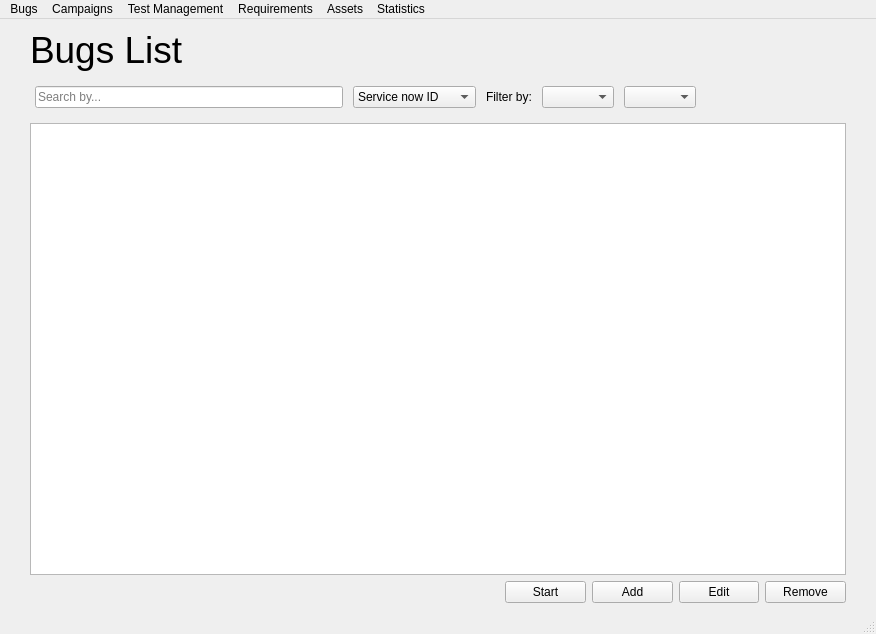
<?xml version="1.0" encoding="UTF-8"?>
<ui version="4.0">
 <class>main_window</class>
 <widget class="QMainWindow" name="main_window">
  <property name="geometry">
   <rect>
    <x>0</x>
    <y>0</y>
    <width>876</width>
    <height>634</height>
   </rect>
  </property>
  <property name="windowTitle">
   <string>UAT Tool</string>
  </property>
  <widget class="QWidget" name="central_main">
   <layout class="QVBoxLayout" name="verticalLayout">
    <property name="leftMargin">
     <number>30</number>
    </property>
    <property name="topMargin">
     <number>10</number>
    </property>
    <property name="rightMargin">
     <number>30</number>
    </property>
    <item>
     <widget class="QStackedWidget" name="stacked_widget">
      <property name="currentIndex">
       <number>0</number>
      </property>
      <widget class="QWidget" name="pg_bugs">
       <layout class="QVBoxLayout" name="verticalLayout_2">
        <property name="spacing">
         <number>15</number>
        </property>
        <property name="leftMargin">
         <number>0</number>
        </property>
        <property name="topMargin">
         <number>0</number>
        </property>
        <property name="rightMargin">
         <number>0</number>
        </property>
        <property name="bottomMargin">
         <number>0</number>
        </property>
        <item>
         <widget class="QLabel" name="lbl_bugs">
          <property name="font">
           <font>
            <pointsize>28</pointsize>
           </font>
          </property>
          <property name="text">
           <string>Bugs List</string>
          </property>
         </widget>
        </item>
        <item>
         <layout class="QHBoxLayout" name="hlayout_filter_bugs" stretch="25,10,2,0,0">
          <property name="spacing">
           <number>10</number>
          </property>
          <property name="leftMargin">
           <number>5</number>
          </property>
          <property name="rightMargin">
           <number>150</number>
          </property>
          <item>
           <widget class="QLineEdit" name="le_search_bug">
            <property name="placeholderText">
             <string>Search by...</string>
            </property>
           </widget>
          </item>
          <item>
           <widget class="QComboBox" name="cb_search_bug">
            <item>
             <property name="text">
              <string>Service now ID</string>
             </property>
            </item>
            <item>
             <property name="text">
              <string>Short description</string>
             </property>
            </item>
           </widget>
          </item>
          <item>
           <widget class="QLabel" name="lbl_filterby_status">
            <property name="text">
             <string>Filter by:</string>
            </property>
           </widget>
          </item>
          <item>
           <widget class="QComboBox" name="cb_filter_status">
            <property name="placeholderText">
             <string>Status</string>
            </property>
           </widget>
          </item>
          <item>
           <widget class="QComboBox" name="cb_filter_system">
            <property name="placeholderText">
             <string>System</string>
            </property>
           </widget>
          </item>
         </layout>
        </item>
        <item>
         <widget class="QTableView" name="tbl_bugs">
          <property name="sizeAdjustPolicy">
           <enum>QAbstractScrollArea::SizeAdjustPolicy::AdjustToContents</enum>
          </property>
          <property name="cornerButtonEnabled">
           <bool>false</bool>
          </property>
          <attribute name="horizontalHeaderStretchLastSection">
           <bool>false</bool>
          </attribute>
         </widget>
        </item>
       </layout>
      </widget>
      <widget class="QWidget" name="pg_campaigns">
       <layout class="QVBoxLayout" name="verticalLayout_3">
        <property name="spacing">
         <number>15</number>
        </property>
        <property name="leftMargin">
         <number>0</number>
        </property>
        <property name="topMargin">
         <number>0</number>
        </property>
        <property name="rightMargin">
         <number>0</number>
        </property>
        <property name="bottomMargin">
         <number>0</number>
        </property>
        <item>
         <widget class="QLabel" name="lbl_campaigns">
          <property name="font">
           <font>
            <pointsize>28</pointsize>
           </font>
          </property>
          <property name="text">
           <string>Test campaigns</string>
          </property>
         </widget>
        </item>
        <item>
         <widget class="QTableView" name="tbl_campaigns"/>
        </item>
       </layout>
      </widget>
      <widget class="QWidget" name="pg_test_management">
       <layout class="QVBoxLayout" name="verticalLayout_12">
        <property name="spacing">
         <number>15</number>
        </property>
        <property name="leftMargin">
         <number>0</number>
        </property>
        <property name="topMargin">
         <number>0</number>
        </property>
        <property name="rightMargin">
         <number>0</number>
        </property>
        <property name="bottomMargin">
         <number>0</number>
        </property>
        <item>
         <widget class="QLabel" name="lbl_management">
          <property name="font">
           <font>
            <pointsize>28</pointsize>
           </font>
          </property>
          <property name="text">
           <string>Test management</string>
          </property>
         </widget>
        </item>
        <item>
         <widget class="QTabWidget" name="tab_widget_management">
          <property name="currentIndex">
           <number>0</number>
          </property>
          <widget class="QWidget" name="tab_cases">
           <attribute name="title">
            <string>Cases</string>
           </attribute>
           <layout class="QVBoxLayout" name="verticalLayout_13">
            <property name="leftMargin">
             <number>0</number>
            </property>
            <property name="topMargin">
             <number>0</number>
            </property>
            <property name="rightMargin">
             <number>0</number>
            </property>
            <property name="bottomMargin">
             <number>0</number>
            </property>
            <item>
             <widget class="QTableView" name="tbl_cases"/>
            </item>
           </layout>
          </widget>
          <widget class="QWidget" name="tab_blocks">
           <attribute name="title">
            <string>Blocks</string>
           </attribute>
           <layout class="QVBoxLayout" name="verticalLayout_14">
            <property name="leftMargin">
             <number>0</number>
            </property>
            <property name="topMargin">
             <number>0</number>
            </property>
            <property name="rightMargin">
             <number>0</number>
            </property>
            <property name="bottomMargin">
             <number>0</number>
            </property>
            <item>
             <widget class="QTableView" name="tbl_blocks"/>
            </item>
           </layout>
          </widget>
         </widget>
        </item>
       </layout>
      </widget>
      <widget class="QWidget" name="pg_requirements">
       <layout class="QVBoxLayout" name="verticalLayout_4">
        <property name="spacing">
         <number>15</number>
        </property>
        <property name="leftMargin">
         <number>0</number>
        </property>
        <property name="topMargin">
         <number>0</number>
        </property>
        <property name="rightMargin">
         <number>0</number>
        </property>
        <property name="bottomMargin">
         <number>0</number>
        </property>
        <item>
         <widget class="QLabel" name="lbl_requirements">
          <property name="font">
           <font>
            <pointsize>28</pointsize>
           </font>
          </property>
          <property name="text">
           <string>Requirements</string>
          </property>
         </widget>
        </item>
        <item>
         <layout class="QHBoxLayout" name="hlayout_search_requirements" stretch="0,0,0">
          <property name="spacing">
           <number>10</number>
          </property>
          <property name="leftMargin">
           <number>5</number>
          </property>
          <property name="rightMargin">
           <number>150</number>
          </property>
          <item>
           <widget class="QLineEdit" name="le_search_requirement">
            <property name="placeholderText">
             <string>Search by ID...</string>
            </property>
           </widget>
          </item>
          <item>
           <widget class="QLabel" name="lbl_filterby_system">
            <property name="text">
             <string>Filter by:</string>
            </property>
           </widget>
          </item>
          <item>
           <widget class="QComboBox" name="cb_system">
            <property name="placeholderText">
             <string>System</string>
            </property>
           </widget>
          </item>
         </layout>
        </item>
        <item>
         <widget class="QTableView" name="tbl_requirements"/>
        </item>
       </layout>
      </widget>
      <widget class="QWidget" name="pg_assets">
       <layout class="QVBoxLayout" name="verticalLayout_5">
        <property name="spacing">
         <number>15</number>
        </property>
        <property name="leftMargin">
         <number>0</number>
        </property>
        <property name="topMargin">
         <number>0</number>
        </property>
        <property name="rightMargin">
         <number>0</number>
        </property>
        <property name="bottomMargin">
         <number>0</number>
        </property>
        <item>
         <widget class="QLabel" name="title_assets">
          <property name="font">
           <font>
            <pointsize>28</pointsize>
           </font>
          </property>
          <property name="text">
           <string>Assets management</string>
          </property>
         </widget>
        </item>
        <item>
         <widget class="QTabWidget" name="tab_widget_assets">
          <property name="currentIndex">
           <number>0</number>
          </property>
          <widget class="QWidget" name="tab_email">
           <attribute name="title">
            <string>Emails</string>
           </attribute>
           <layout class="QVBoxLayout" name="verticalLayout_15">
            <property name="leftMargin">
             <number>0</number>
            </property>
            <property name="topMargin">
             <number>0</number>
            </property>
            <property name="rightMargin">
             <number>0</number>
            </property>
            <property name="bottomMargin">
             <number>0</number>
            </property>
            <item>
             <widget class="QTableView" name="tbl_emails"/>
            </item>
           </layout>
          </widget>
          <widget class="QWidget" name="tab_operators">
           <attribute name="title">
            <string>Operators</string>
           </attribute>
           <layout class="QVBoxLayout" name="verticalLayout_6">
            <property name="spacing">
             <number>6</number>
            </property>
            <property name="leftMargin">
             <number>0</number>
            </property>
            <property name="topMargin">
             <number>0</number>
            </property>
            <property name="rightMargin">
             <number>0</number>
            </property>
            <property name="bottomMargin">
             <number>0</number>
            </property>
            <item>
             <widget class="QTableView" name="tbl_operators"/>
            </item>
           </layout>
          </widget>
          <widget class="QWidget" name="tab_drones">
           <attribute name="title">
            <string>Drones</string>
           </attribute>
           <layout class="QVBoxLayout" name="verticalLayout_7">
            <property name="leftMargin">
             <number>0</number>
            </property>
            <property name="topMargin">
             <number>0</number>
            </property>
            <property name="rightMargin">
             <number>0</number>
            </property>
            <property name="bottomMargin">
             <number>0</number>
            </property>
            <item>
             <widget class="QTableView" name="tbl_drones"/>
            </item>
           </layout>
          </widget>
          <widget class="QWidget" name="tab_uas_zones">
           <attribute name="title">
            <string>UAS Zones</string>
           </attribute>
           <layout class="QVBoxLayout" name="verticalLayout_8">
            <property name="leftMargin">
             <number>0</number>
            </property>
            <property name="topMargin">
             <number>0</number>
            </property>
            <property name="rightMargin">
             <number>0</number>
            </property>
            <property name="bottomMargin">
             <number>0</number>
            </property>
            <item>
             <widget class="QTableView" name="tbl_uas_zones"/>
            </item>
           </layout>
          </widget>
          <widget class="QWidget" name="tab_uhub_orgs">
           <attribute name="title">
            <string>U-hub Organizations</string>
           </attribute>
           <layout class="QVBoxLayout" name="verticalLayout_9">
            <property name="leftMargin">
             <number>0</number>
            </property>
            <property name="topMargin">
             <number>0</number>
            </property>
            <property name="rightMargin">
             <number>0</number>
            </property>
            <property name="bottomMargin">
             <number>0</number>
            </property>
            <item>
             <widget class="QTableView" name="tbl_uhub_orgs"/>
            </item>
           </layout>
          </widget>
          <widget class="QWidget" name="tab_uhub_users">
           <attribute name="title">
            <string>U-hub Users</string>
           </attribute>
           <layout class="QVBoxLayout" name="verticalLayout_10">
            <property name="spacing">
             <number>6</number>
            </property>
            <property name="leftMargin">
             <number>0</number>
            </property>
            <property name="topMargin">
             <number>0</number>
            </property>
            <property name="rightMargin">
             <number>0</number>
            </property>
            <property name="bottomMargin">
             <number>0</number>
            </property>
            <item>
             <widget class="QTableView" name="tbl_uhub_users"/>
            </item>
           </layout>
          </widget>
          <widget class="QWidget" name="tab_uspaces">
           <attribute name="title">
            <string>U-spaces</string>
           </attribute>
           <layout class="QVBoxLayout" name="verticalLayout_11">
            <property name="leftMargin">
             <number>0</number>
            </property>
            <property name="topMargin">
             <number>0</number>
            </property>
            <property name="rightMargin">
             <number>0</number>
            </property>
            <property name="bottomMargin">
             <number>0</number>
            </property>
            <item>
             <widget class="QTableView" name="tbl_uspaces"/>
            </item>
           </layout>
          </widget>
         </widget>
        </item>
       </layout>
      </widget>
     </widget>
    </item>
    <item>
     <layout class="QHBoxLayout" name="hlayout_btn">
      <property name="leftMargin">
       <number>475</number>
      </property>
      <item>
       <widget class="QPushButton" name="btn_start">
        <property name="text">
         <string>Start</string>
        </property>
       </widget>
      </item>
      <item>
       <widget class="QPushButton" name="btn_add">
        <property name="text">
         <string>Add</string>
        </property>
       </widget>
      </item>
      <item>
       <widget class="QPushButton" name="btn_edit">
        <property name="text">
         <string>Edit</string>
        </property>
       </widget>
      </item>
      <item>
       <widget class="QPushButton" name="btn_remove">
        <property name="text">
         <string>Remove</string>
        </property>
       </widget>
      </item>
     </layout>
    </item>
   </layout>
  </widget>
  <widget class="QMenuBar" name="menu_bar_main">
   <property name="geometry">
    <rect>
     <x>0</x>
     <y>0</y>
     <width>876</width>
     <height>33</height>
    </rect>
   </property>
   <widget class="QMenu" name="menu_bugs">
    <property name="title">
     <string>Bugs</string>
    </property>
    <addaction name="action_add_bug"/>
    <addaction name="action_view_bugs"/>
   </widget>
   <widget class="QMenu" name="menu_campaigns">
    <property name="title">
     <string>Campaigns</string>
    </property>
    <addaction name="action_new_campaign"/>
    <addaction name="action_view_campaigns"/>
   </widget>
   <widget class="QMenu" name="menu_management">
    <property name="title">
     <string>Test Management</string>
    </property>
    <widget class="QMenu" name="menu_new_test">
     <property name="title">
      <string>New...</string>
     </property>
     <addaction name="action_new_case"/>
     <addaction name="action_new_block"/>
    </widget>
    <addaction name="menu_new_test"/>
    <addaction name="action_view_management"/>
   </widget>
   <widget class="QMenu" name="menu_requirements">
    <property name="title">
     <string>Requirements</string>
    </property>
    <addaction name="action_new_requirement"/>
    <addaction name="action_view_requirements"/>
   </widget>
   <widget class="QMenu" name="menu_assets">
    <property name="title">
     <string>Assets</string>
    </property>
    <widget class="QMenu" name="menu_new_asset">
     <property name="title">
      <string>New asset</string>
     </property>
     <addaction name="action_new_email"/>
     <addaction name="action_new_operator"/>
     <addaction name="action_new_drone"/>
     <addaction name="action_new_uas_zone"/>
     <addaction name="action_new_uhub_organization"/>
     <addaction name="action_new_uhub_user"/>
     <addaction name="action_new_uspace"/>
    </widget>
    <addaction name="menu_new_asset"/>
    <addaction name="action_view_assets"/>
   </widget>
   <widget class="QMenu" name="menu_statistics">
    <property name="title">
     <string>Statistics</string>
    </property>
   </widget>
   <addaction name="menu_bugs"/>
   <addaction name="menu_campaigns"/>
   <addaction name="menu_management"/>
   <addaction name="menu_requirements"/>
   <addaction name="menu_assets"/>
   <addaction name="menu_statistics"/>
  </widget>
  <widget class="QStatusBar" name="status_bar"/>
  <action name="action_add_bug">
   <property name="text">
    <string>New bug</string>
   </property>
  </action>
  <action name="action_view_bugs">
   <property name="text">
    <string>View bugs</string>
   </property>
  </action>
  <action name="action_new_campaign">
   <property name="text">
    <string>New campaign</string>
   </property>
  </action>
  <action name="action_view_campaigns">
   <property name="text">
    <string>View campaigns</string>
   </property>
  </action>
  <action name="action">
   <property name="text">
    <string>New test block</string>
   </property>
  </action>
  <action name="action_view_management">
   <property name="text">
    <string>View tests</string>
   </property>
  </action>
  <action name="action_new_requirement">
   <property name="text">
    <string>New requirement</string>
   </property>
  </action>
  <action name="action_view_requirements">
   <property name="text">
    <string>View requirements</string>
   </property>
  </action>
  <action name="action_view_assets">
   <property name="text">
    <string>View assets</string>
   </property>
  </action>
  <action name="action_new_email">
   <property name="text">
    <string>Email</string>
   </property>
  </action>
  <action name="action_new_operator">
   <property name="text">
    <string>Operator</string>
   </property>
  </action>
  <action name="action_new_drone">
   <property name="text">
    <string>Drone</string>
   </property>
  </action>
  <action name="action_new_uas_zone">
   <property name="text">
    <string>UAS Zone</string>
   </property>
  </action>
  <action name="action_new_uhub_organization">
   <property name="text">
    <string>U-hub organization</string>
   </property>
  </action>
  <action name="action_new_uhub_user">
   <property name="text">
    <string>U-hub user</string>
   </property>
  </action>
  <action name="action_new_uspace">
   <property name="text">
    <string>U-space</string>
   </property>
  </action>
  <action name="action_new_case">
   <property name="text">
    <string>Test case</string>
   </property>
  </action>
  <action name="action_new_block">
   <property name="text">
    <string>Test block</string>
   </property>
  </action>
 </widget>
 <resources/>
 <connections/>
</ui>
